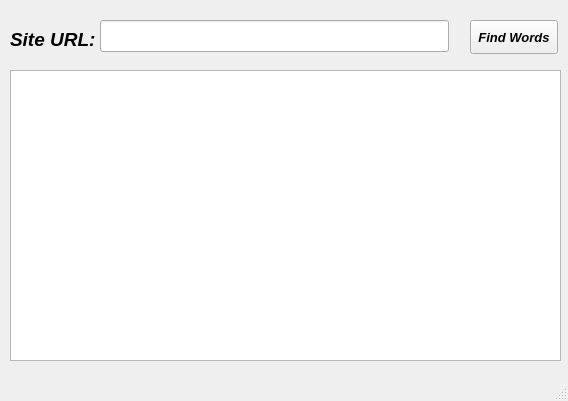
<?xml version="1.0" encoding="UTF-8"?>
<ui version="4.0">
 <class>MainWindow</class>
 <widget class="QMainWindow" name="MainWindow">
  <property name="geometry">
   <rect>
    <x>0</x>
    <y>0</y>
    <width>568</width>
    <height>401</height>
   </rect>
  </property>
  <property name="font">
   <font>
    <pointsize>14</pointsize>
    <weight>75</weight>
    <italic>true</italic>
    <bold>true</bold>
   </font>
  </property>
  <property name="windowTitle">
   <string>FindWords</string>
  </property>
  <widget class="QWidget" name="centralwidget">
   <widget class="QWidget" name="gridLayoutWidget">
    <property name="geometry">
     <rect>
      <x>10</x>
      <y>70</y>
      <width>551</width>
      <height>291</height>
     </rect>
    </property>
    <layout class="QGridLayout" name="gridLayout">
     <item row="0" column="0" colspan="2">
      <widget class="QTextBrowser" name="wordsSearched"/>
     </item>
    </layout>
   </widget>
   <widget class="QLineEdit" name="siteURL">
    <property name="geometry">
     <rect>
      <x>100</x>
      <y>20</y>
      <width>349</width>
      <height>32</height>
     </rect>
    </property>
   </widget>
   <widget class="QLabel" name="label">
    <property name="geometry">
     <rect>
      <x>10</x>
      <y>30</y>
      <width>91</width>
      <height>18</height>
     </rect>
    </property>
    <property name="font">
     <font>
      <weight>75</weight>
      <italic>true</italic>
      <bold>true</bold>
     </font>
    </property>
    <property name="text">
     <string>Site URL:</string>
    </property>
   </widget>
   <widget class="QPushButton" name="btFindWords">
    <property name="geometry">
     <rect>
      <x>470</x>
      <y>20</y>
      <width>88</width>
      <height>34</height>
     </rect>
    </property>
    <property name="font">
     <font>
      <pointsize>10</pointsize>
     </font>
    </property>
    <property name="text">
     <string>Find Words</string>
    </property>
   </widget>
  </widget>
  <widget class="QStatusBar" name="statusbar"/>
 </widget>
 <resources/>
 <connections/>
</ui>
